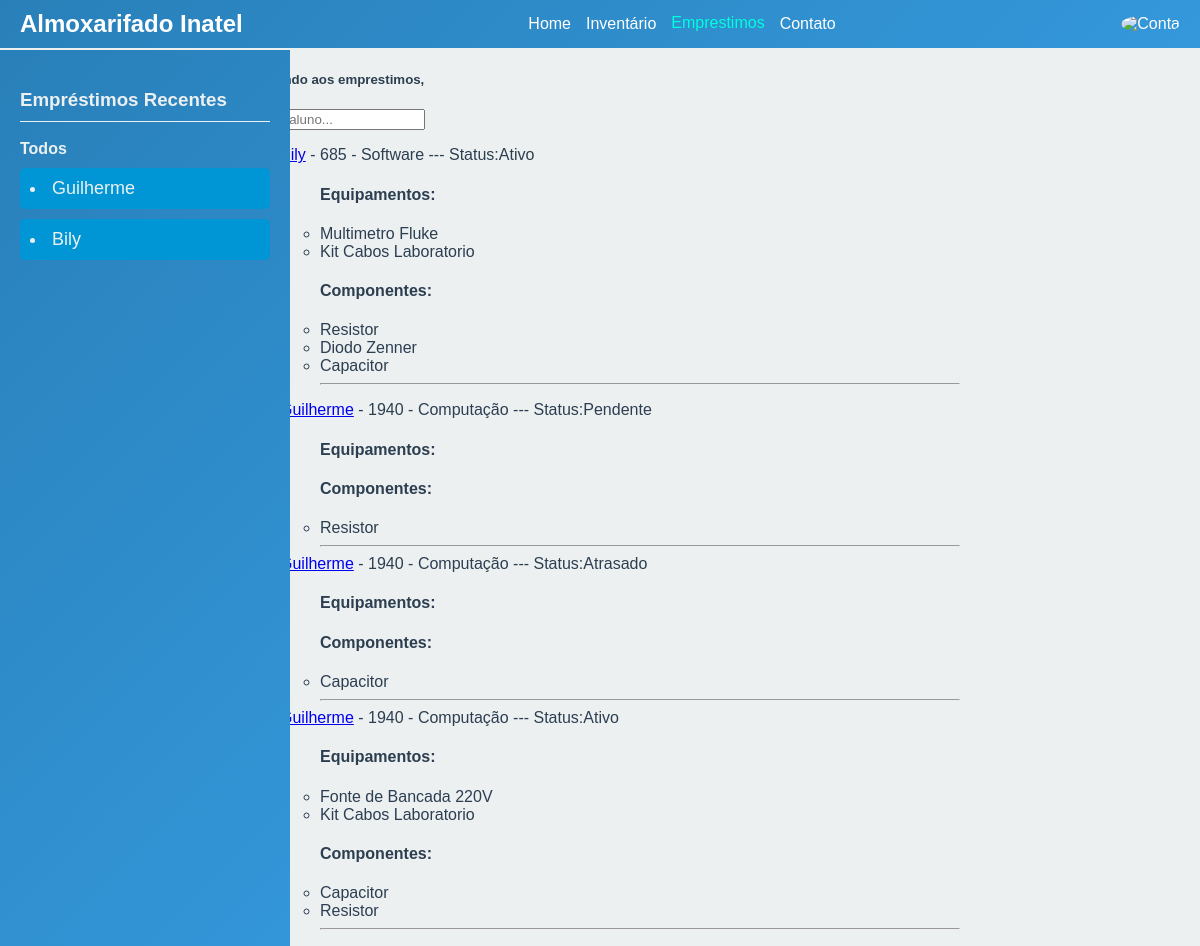
The app's page /emprestimos/, older data.
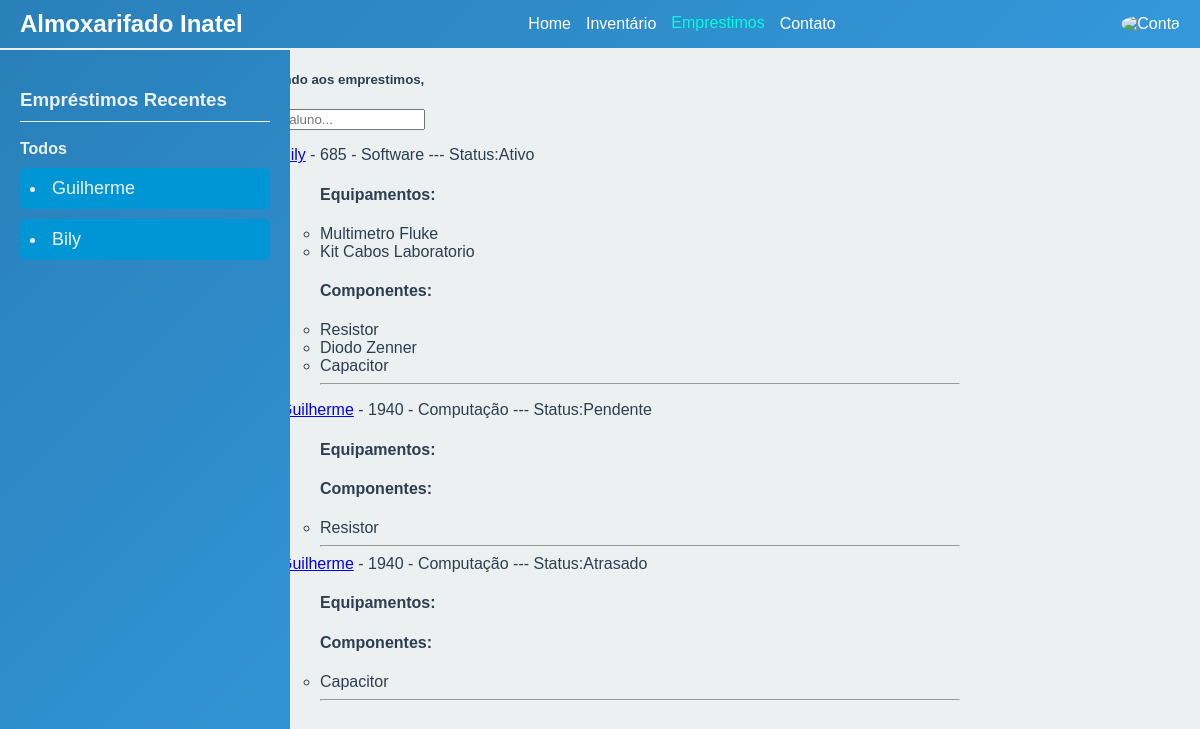
The same page, newer data.
### autenticacao/models.py (models this page shows, shortened)
class Aluno(models.Model):
    user = models.OneToOneField(User, on_delete=models.CASCADE, null=True)
    matricula = models.IntegerField(primary_key=True)
    curso = models.CharField(max_length=50)

class User(AbstractUser):
    name = models.CharField(max_length=200, null=True, unique=True)
    email= models.EmailField(unique=True, null=True)
    is_aluno = models.BooleanField(default=False)
    is_funcionario = models.BooleanField(default=False)
    USERNAME_FIELD = 'email'
    REQUIRED_FIELDS = []

### emprestimos/models.py (models this page shows, shortened)
class Emprestimo(models.Model):
    id = models.BigAutoField(primary_key=True, unique=True)
    estado = models.CharField(max_length=50) # Ativo, Pendente(esperando aprovacao), Atrasado
    data_de_retirada = models.DateField(verbose_name='Data de Retirada', auto_now_add=True)
    data_de_devolucao = models.DateField(verbose_name='Data de Devolução')
    aluno = models.ForeignKey(Aluno, on_delete=models.PROTECT)
    funcionario = models.ForeignKey(Funcionario, on_delete=models.PROTECT)

### inventario/models.py (models this page shows, shortened)
class Equipamento(models.Model):
    id = models.IntegerField(primary_key=True, unique=True)
    nome = models.CharField(max_length=50)
    descricao = models.CharField(max_length=500,verbose_name='Descrição')
    localizacao = models.CharField(max_length=50, verbose_name='Localização')
    emprestimo = models.ForeignKey(Emprestimo, on_delete=models.SET_DEFAULT, default=None, blank=True, null=True)

class Emprestimo_has_components(models.Model):
    emprestimo = models.ForeignKey(Emprestimo, on_delete=models.CASCADE)
    componente = models.ForeignKey(Componente, on_delete=models.PROTECT)
    quantidade = models.IntegerField()

class Componente(models.Model):
    id = models.AutoField(primary_key=True, unique=True)
    nome = models.CharField(max_length=50)
    unidade_de_medida = models.CharField(max_length=50, verbose_name='Unidade de Medida')
    valor = models.DecimalField(decimal_places=4, max_digits=16)
    localizacao = models.CharField(max_length=50, verbose_name='Localização')

### emprestimos/views.py (the view)
# urls.py: path('',EmprestimoView, name='emprestimo'),
def EmprestimoView(request):
    q = request.GET.get('q') if request.GET.get('q') is not None else ''
    alunos = Aluno.objects.filter(Q(user__username__icontains=q))[:8]
    emprestimos = Emprestimo.objects.all().order_by('-id')
    equipamentos = Equipamento.objects.filter(emprestimo__in=emprestimos)
    componentes = Emprestimo_has_components.objects.filter(emprestimo__in=emprestimos)
    alunos_com_emprestimos = Aluno.objects.filter(emprestimo__isnull=False).distinct()
    alunos_com_emprestimos = sorted(alunos_com_emprestimos, key=lambda aluno: aluno.emprestimo_set.order_by('-id').first().id, reverse=True)
    context = {
        'alunos': alunos,
        'equipamentos': equipamentos,
        'emprestimos': emprestimos,
        'componentes': componentes,
        'alunos_com_emprestimos': alunos_com_emprestimos,
    }
    return render(request, 'emprestimos_almoxarife.html', context)

### emprestimos/templates/emprestimos_almoxarife.html (shortened to what this page needs)
{% extends "base.html" %}
{% block content %}
<div class="emprestimos-container">
    <div>
        {% include 'componente_emprestimo_recente.html' %}
    </div>
    <div>
        <h5>Bem vindo aos emprestimos, {{ user.username }}</h5>
        {% include 'navbar.html' %}
        {% include 'componente_feed.html' %}
    </div>
</div>
{% endblock content %}

### emprestimos/templates/componente_emprestimo_recente.html (shortened to what this page needs)
<head>
</head>
<body>
    <div class="sidebar">
        <h3>Empréstimos Recentes</h3>
        <div class="link-container">
            <a href="{% url 'emprestimo' %}">Todos</a>
        </div>
        {% for aluno in alunos_com_emprestimos %}
        <div class="aluno-link">
            <li><a href="{% url 'detalhes' pk=aluno.matricula %}">{{ aluno.user.username }}</a></li>
        </div>
        {% endfor %}
    </div>
</body>

### emprestimos/templates/componente_feed.html
<div>
    {% for aluno in alunos %}
    <div>
        <ul>
            {% for emprestimo in emprestimos %}
                {% if emprestimo.aluno == aluno %}
                    <li><a href="{% url 'detalhes' pk=aluno.matricula %}">{{ aluno.user.username }}</a> - {{aluno.matricula}} - {{aluno.curso}}    ---    Status:{{emprestimo.estado}}</li>
                    <ul>
                        <h4>Equipamentos:</h4>
                        {% for equipamento in equipamentos %}
                            {% if equipamento.emprestimo == emprestimo %}
                                <li>{{ equipamento.nome }}</li>
                            {% endif %}
                        {% endfor %}
                        <h4>Componentes:</h4>
                        {% for componente in componentes %}
                            {% if componente.emprestimo == emprestimo %}
                                <li>{{ componente.componente.nome }}</li>
                            {% endif %}
                        {% endfor %}
                        <hr>
                    </ul>
                {% endif %}
            {% endfor %}
        </ul>
    </div>
    {% endfor %}
</div>

Row changes from the older to the newer data that the page shows:
removed Emprestimo: {{ aluno.user.username }} "Guilherme", {{ aluno.matricula }} "1940", {{ aluno.curso }} "Computação", estado "Ativo", shown under Aluno "Computação"
no longer on this page (row edited): Equipamento: nome "Fonte de Bancada 220V", shown under "Guilherme"
no longer on this page (row edited): Equipamento: nome "Kit Cabos Laboratorio", shown under "Guilherme"
removed Emprestimo_has_components: componente.nome "Capacitor", shown under "Guilherme"
removed Emprestimo_has_components: componente.nome "Resistor", shown under "Guilherme"
